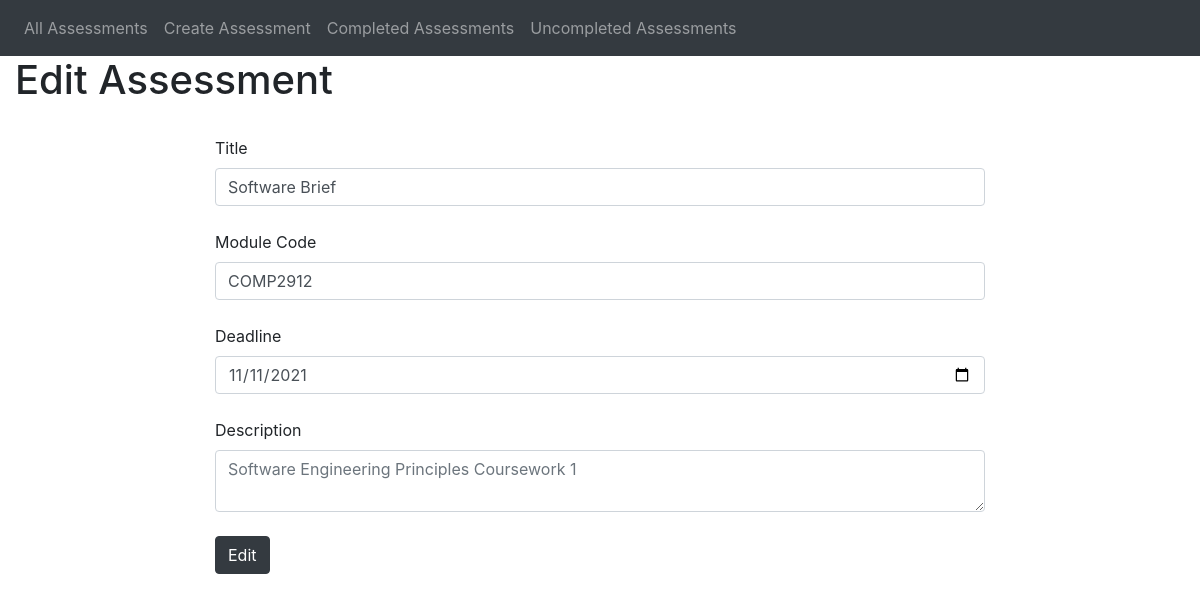
Page /edit/7 on the earlier database version.
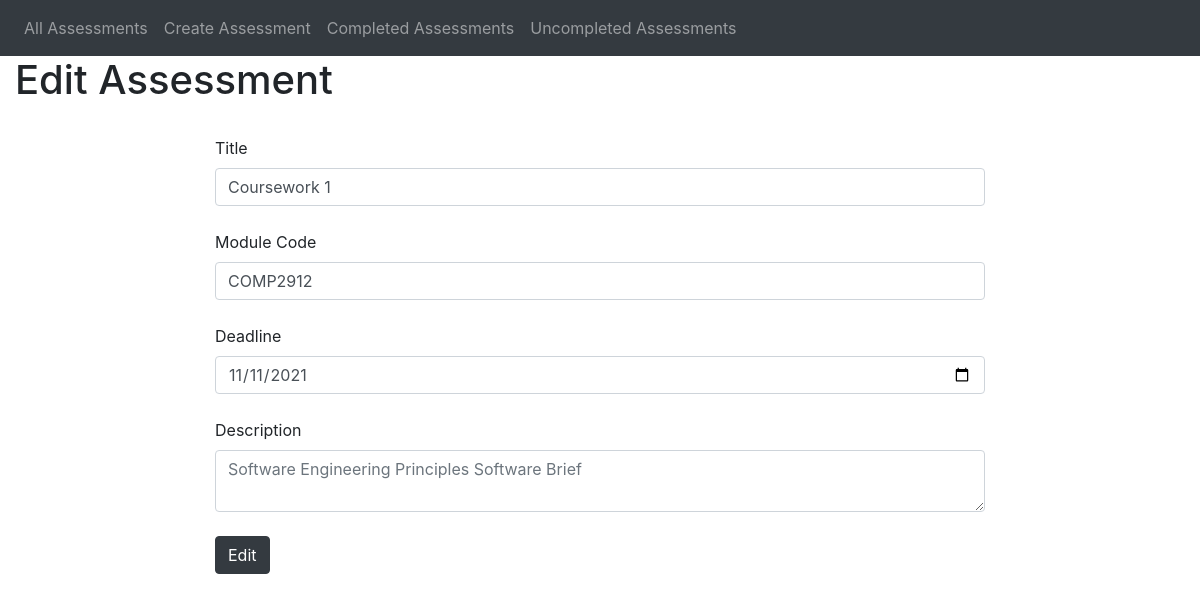
Same page on the later database version.
### app/models.py (models this page shows)
class Assessment(db.Model):
  id = db.Column(db.Integer, primary_key=True)
  title = db.Column(db.String(100))
  code = db.Column(db.String(10))
  deadline = db.Column(db.Date())
  description = db.Column(db.String(500))
  status = db.Column(db.Boolean())

### app/views.py (the view, shortened to what this page needs)
@app.route('/edit/<task_id>', methods=['GET', 'POST'])
def edit(task_id):
	task = models.Assessment.query.filter_by(id=task_id).one()
	form = CreateAssessment()
	return render_template('create.html',title='Edit Assessment',form=form,task=task)

### app/forms.py
class CreateAssessment(Form):
    title = StringField('title', validators=[DataRequired(), Length(max=100)])
    code = StringField('code', validators=[DataRequired(), Length(max=10)])
    deadline = DateField('deadline')
    description = TextAreaField('description', validators=[DataRequired(), Length(max=500)])

### app/templates/create.html (shortened to what this page needs)
{% extends "base.html" %}
{% block content %}
<div class="row">
  <div class="col-2"></div>
  <div class="col-8">
    <form method="post" name="create">
        <label>Title</label>
        {% if task != 0 %}
          {{ form.title(class_="form-control", value=task.title) }}
        {% else %}
          {{ form.title(class_="form-control") }}
        {% endif %}
        <br>
        <label>Module Code</label>
        {% if task != 0 %}
          {{ form.code(class_="form-control", value=task.code) }}
        {% else %}
          {{ form.code(class_="form-control") }}
        {% endif %}
        <br>
        <label>Deadline</label>
        {% if task != 0 %}
          {{ form.deadline(class_="form-control", value=task.deadline) }}
        {% else %}
          {{ form.deadline(class_="form-control") }}
        {% endif %}
        <br>
        <label>Description</label>
        {% if task != 0 %}
          {{ form.description(class_="form-control", placeholder=task.description) }}
        {% else %}
          {{ form.description(class_="form-control", rows="4") }}
        {% endif %}
        <br>
        {% if task != 0 %}
          <p><input type="submit" class="btn btn-dark" value="Edit"></p>
        {% else %}
          <p><input type="submit" class="btn btn-dark" value="Create"></p>
        {% endif %}
    </form>
  </div>
</div>
{% endblock %}

Differences in the rows shown:
changed Assessment "COMP2912": title "Software Brief" → "Coursework 1"
